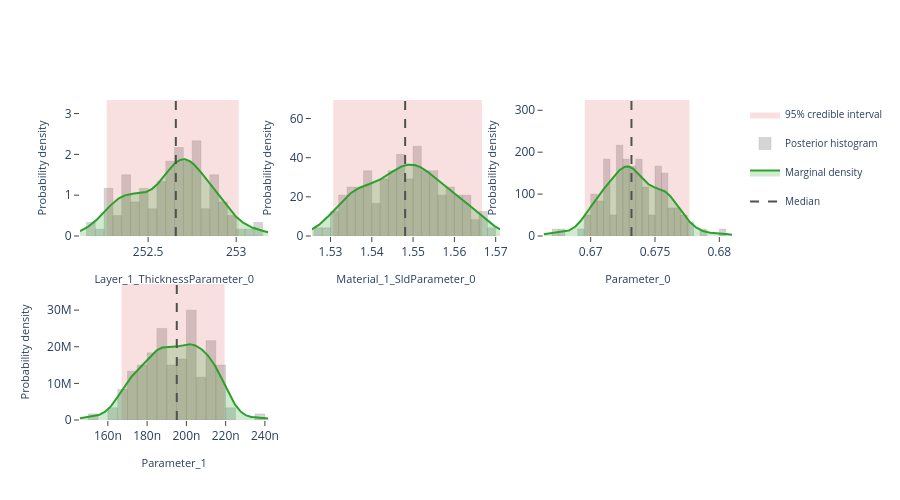

The cell this chart's notebook holds for it:
### Markdown cell above
## Interactive posterior plots

The next three cells render the same Plotly figures that are shown on the
Bayesian Posterior tab of the EasyReflectometryApp:

* **Marginals** — per-parameter distribution: histogram + smooth KDE marginal,
  shaded 95% credible interval, and median / best-sample lines
  (`plot_distribution` or `posterior.distribution()`)
* **Corner plot** — pairwise marginals + 2-D contours + scatter (`plot_corner`)
* **Traces** — per-chain trace + marginal histogram (`plot_trace`)

The standalone helpers are called with ``return_figure=True`` so they return a
Plotly ``Figure`` that we render in the notebook with ``fig.show()``; the
``PosteriorResults`` methods return the figure directly.

### Code cell
# ---- Marginal posterior distributions ---------------------------------------
# One panel per free parameter, each overlaying the posterior histogram, a
# smooth Gaussian-KDE marginal, the shaded 95% credible interval, and the
# median / best-sample reference lines.  Mirrors the "Marginals" sub-tab in
# the EasyReflectometryApp.

# The PosteriorResults method passes ``logp`` through automatically so the
# best posterior sample (MAP) line is drawn:
fig = posterior.distribution()
fig.show()

# Standalone equivalent (pass ``logp`` to get the best-sample line):
# fig = plot_distribution(
#     posterior.draws,
#     posterior.param_names,
#     logp=posterior.logp,
#     return_figure=True,
# )
# fig.show()

### Figure 1 — Plotly figure (JSON) as saved in the notebook; plotly's stock layout.template omitted (floating-point values rounded to 4 significant figures; data arrays with more than 128 entries replaced by an {"elided": "..."} marker saying what was removed)
{"data": [{"fill": "toself", "fillcolor": "rgba(214, 39, 40, 0.14)", "hoverinfo": "skip", "legendgroup": "95% credible interval", "line": {"color": "rgba(214, 39, 40, 0.14)", "width": 0}, "mode": "lines", "name": "95% credible interval", "showlegend": true, "type": "scatter", "x": [252.3, 253.0, 253.0, 252.3, 252.3], "xaxis": "x", "y": [0.0, 0.0, 3.332, 3.332, 0.0], "yaxis": "y"}, {"histnorm": "probability density", "hovertemplate": "sample=%{x:.4f}<br>density: %{y:.2f}<extra></extra>", "legendgroup": "histogram", "marker": {"color": "rgba(120, 120, 120, 0.38)", "line": {"color": "rgba(120, 120, 120, 0.24)", "width": 1}}, "name": "Posterior histogram", "nbinsx": 40, "opacity": 0.82, "showlegend": true, "type": "histogram", "x": [252.8, 252.4, 252.7, 252.3, 252.7, 252.7, 252.7, 252.3, 252.7, 252.9, 252.6, 252.9, 252.4, 252.8, 252.4, 252.8, 252.9, 252.8, 252.7, 252.5, 252.8, 252.6, 253.0, 252.6, 252.7, 252.8, 252.9, 252.9, 252.9, 252.2, 252.3, 252.6, 252.6, 252.4, 252.6, 252.4, 252.7, 252.8, 253.1, 252.7, 252.7, 252.3, 252.8, 252.4, 252.7, 252.6, 252.7, 252.6, 252.8, 252.3, 252.6, 252.8, 252.6, 252.8, 252.6, 252.5, 252.9, 252.8, 252.2, 252.7, 252.7, 252.3, 253.1, 252.7, 253.0, 252.9, 252.5, 253.0, 252.4, 252.4, 252.4, 252.5, 252.6, 252.3, 252.4, 252.9, 252.5, 252.6, 252.9, 252.3, 252.7, 252.4, 252.8, 253.1, 252.8, 252.7, 252.5, 252.9, 252.7, 252.3, 252.7, 252.6, 252.7, 252.6, 252.7, 252.2, 252.4, 252.6, 252.5, 252.8, 252.6, 252.9, 252.9, 252.7, 252.8, 253.0, 252.5, 252.8, 252.5, 252.3, 252.4, 252.7, 252.8, 252.6, 252.4, 252.5, 252.5, 252.7, 252.6, 252.9], "xaxis": "x", "yaxis": "y"}, {"fill": "tozeroy", "fillcolor": "rgba(44, 160, 44, 0.22)", "hovertemplate": "Layer_1_ThicknessParameter_0: %{x:.4f}<br>density: %{y:.4f}<extra></extra>", "legendgroup": "marginal", "line": {"color": "rgb(44, 160, 44)", "width": 2}, "mode": "lines", "name": "Marginal density", "showlegend": true, "type": "scatter", "x": {"elided": "256 float values"}, "xaxis": "x", "y": {"elided": "256 float values"}, "yaxis": "y"}, {"hovertemplate": "Median: %{x:.4f}<extra></extra>", "legendgroup": "Median", "line": {"color": "rgb(80, 80, 80)", "dash": "dash", "width": 2}, "mode": "lines", "name": "Median", "showlegend": true, "type": "scatter", "x": [252.7, 252.7], "xaxis": "x", "y": [0.0, 3.332], "yaxis": "y"}, {"fill": "toself", "fillcolor": "rgba(214, 39, 40, 0.14)", "hoverinfo": "skip", "legendgroup": "95% credible interval", "line": {"color": "rgba(214, 39, 40, 0.14)", "width": 0}, "mode": "lines", "name": "95% credible interval", "showlegend": false, "type": "scatter", "x": [1.531, 1.567, 1.567, 1.531, 1.531], "xaxis": "x2", "y": [0.0, 0.0, 69.47, 69.47, 0.0], "yaxis": "y2"}, {"histnorm": "probability density", "hovertemplate": "sample=%{x:.4f}<br>density: %{y:.2f}<extra></extra>", "legendgroup": "histogram", "marker": {"color": "rgba(120, 120, 120, 0.38)", "line": {"color": "rgba(120, 120, 120, 0.24)", "width": 1}}, "name": "Posterior histogram", "nbinsx": 40, "opacity": 0.82, "showlegend": false, "type": "histogram", "x": [1.564, 1.534, 1.537, 1.528, 1.562, 1.565, 1.537, 1.556, 1.559, 1.542, 1.56, 1.551, 1.558, 1.55, 1.532, 1.552, 1.544, 1.539, 1.56, 1.556, 1.54, 1.534, 1.534, 1.55, 1.537, 1.535, 1.548, 1.542, 1.55, 1.532, 1.54, 1.539, 1.546, 1.531, 1.554, 1.54, 1.545, 1.534, 1.564, 1.554, 1.552, 1.534, 1.548, 1.539, 1.545, 1.569, 1.563, 1.555, 1.548, 1.561, 1.552, 1.539, 1.539, 1.55, 1.528, 1.567, 1.558, 1.551, 1.547, 1.561, 1.548, 1.537, 1.555, 1.56, 1.543, 1.543, 1.544, 1.553, 1.546, 1.544, 1.545, 1.558, 1.546, 1.536, 1.546, 1.557, 1.552, 1.555, 1.566, 1.546, 1.552, 1.543, 1.549, 1.56, 1.555, 1.554, 1.548, 1.559, 1.563, 1.567, 1.545, 1.533, 1.548, 1.538, 1.534, 1.551, 1.567, 1.56, 1.548, 1.538, 1.552, 1.554, 1.542, 1.54, 1.534, 1.53, 1.543, 1.553, 1.559, 1.55, 1.554, 1.548, 1.541, 1.546, 1.546, 1.536, 1.552, 1.549, 1.552, 1.551], "xaxis": "x2", "yaxis": "y2"}, {"fill": "tozeroy", "fillcolor": "rgba(44, 160, 44, 0.22)", "hovertemplate": "Material_1_SldParameter_0: %{x:.4f}<br>density: %{y:.4f}<extra></extra>", "legendgroup": "marginal", "line": {"color": "rgb(44, 160, 44)", "width": 2}, "mode": "lines", "name": "Marginal density", "showlegend": false, "type": "scatter", "x": {"elided": "256 float values"}, "xaxis": "x2", "y": {"elided": "256 float values"}, "yaxis": "y2"}, {"hovertemplate": "Median: %{x:.4f}<extra></extra>", "legendgroup": "Median", "line": {"color": "rgb(80, 80, 80)", "dash": "dash", "width": 2}, "mode": "lines", "name": "Median", "showlegend": false, "type": "scatter", "x": [1.548, 1.548], "xaxis": "x2", "y": [0.0, 69.47], "yaxis": "y2"}, {"fill": "toself", "fillcolor": "rgba(214, 39, 40, 0.14)", "hoverinfo": "skip", "legendgroup": "95% credible interval", "line": {"color": "rgba(214, 39, 40, 0.14)", "width": 0}, "mode": "lines", "name": "95% credible interval", "showlegend": false, "type": "scatter", "x": [0.6695, 0.6777, 0.6777, 0.6695, 0.6695], "xaxis": "x3", "y": [0.0, 0.0, 324.5, 324.5, 0.0], "yaxis": "y3"}, {"histnorm": "probability density", "hovertemplate": "sample=%{x:.4f}<br>density: %{y:.2f}<extra></extra>", "legendgroup": "histogram", "marker": {"color": "rgba(120, 120, 120, 0.38)", "line": {"color": "rgba(120, 120, 120, 0.24)", "width": 1}}, "name": "Posterior histogram", "nbinsx": 40, "opacity": 0.82, "showlegend": false, "type": "histogram", "x": [0.6752, 0.6746, 0.6702, 0.6692, 0.677, 0.6766, 0.6713, 0.6736, 0.6759, 0.6739, 0.6772, 0.6756, 0.6759, 0.6736, 0.6726, 0.6747, 0.6721, 0.6704, 0.6731, 0.672, 0.6705, 0.6745, 0.6723, 0.6725, 0.6722, 0.6731, 0.6742, 0.6727, 0.6733, 0.6697, 0.6711, 0.6726, 0.6714, 0.6722, 0.6757, 0.667, 0.6717, 0.6737, 0.6759, 0.6728, 0.6753, 0.6727, 0.6702, 0.6718, 0.6742, 0.679, 0.676, 0.6725, 0.6737, 0.6737, 0.6724, 0.6711, 0.6753, 0.6736, 0.6722, 0.6803, 0.673, 0.6736, 0.6713, 0.6756, 0.6707, 0.6734, 0.6761, 0.673, 0.6715, 0.6732, 0.6753, 0.673, 0.6701, 0.6726, 0.6721, 0.6777, 0.6714, 0.6704, 0.6723, 0.671, 0.6714, 0.6762, 0.6762, 0.6741, 0.6753, 0.6707, 0.6766, 0.6726, 0.674, 0.6755, 0.6739, 0.6723, 0.6745, 0.6755, 0.6695, 0.6733, 0.6764, 0.6727, 0.6713, 0.6756, 0.6768, 0.6766, 0.6736, 0.6723, 0.6742, 0.6752, 0.6705, 0.6678, 0.67, 0.6698, 0.6753, 0.6751, 0.6731, 0.676, 0.6738, 0.6777, 0.6728, 0.6707, 0.6723, 0.6711, 0.6714, 0.6732, 0.6741, 0.677], "xaxis": "x3", "yaxis": "y3"}, {"fill": "tozeroy", "fillcolor": "rgba(44, 160, 44, 0.22)", "hovertemplate": "Parameter_0: %{x:.4f}<br>density: %{y:.4f}<extra></extra>", "legendgroup": "marginal", "line": {"color": "rgb(44, 160, 44)", "width": 2}, "mode": "lines", "name": "Marginal density", "showlegend": false, "type": "scatter", "x": {"elided": "256 float values"}, "xaxis": "x3", "y": {"elided": "256 float values"}, "yaxis": "y3"}, {"hovertemplate": "Median: %{x:.4f}<extra></extra>", "legendgroup": "Median", "line": {"color": "rgb(80, 80, 80)", "dash": "dash", "width": 2}, "mode": "lines", "name": "Median", "showlegend": false, "type": "scatter", "x": [0.6732, 0.6732], "xaxis": "x3", "y": [0.0, 324.5], "yaxis": "y3"}, {"fill": "toself", "fillcolor": "rgba(214, 39, 40, 0.14)", "hoverinfo": "skip", "legendgroup": "95% credible interval", "line": {"color": "rgba(214, 39, 40, 0.14)", "width": 0}, "mode": "lines", "name": "95% credible interval", "showlegend": false, "type": "scatter", "x": [1.67e-07, 2.195e-07, 2.195e-07, 1.67e-07, 1.67e-07], "xaxis": "x4", "y": [0.0, 0.0, 37140000.0, 37140000.0, 0.0], "yaxis": "y4"}, {"histnorm": "probability density", "hovertemplate": "sample=%{x:.4f}<br>density: %{y:.2f}<extra></extra>", "legendgroup": "histogram", "marker": {"color": "rgba(120, 120, 120, 0.38)", "line": {"color": "rgba(120, 120, 120, 0.24)", "width": 1}}, "name": "Posterior histogram", "nbinsx": 40, "opacity": 0.82, "showlegend": false, "type": "histogram", "x": [2.072e-07, 2.017e-07, 2.133e-07, 2.096e-07, 1.722e-07, 2.129e-07, 1.876e-07, 1.893e-07, 2.048e-07, 1.726e-07, 1.925e-07, 1.83e-07, 2.165e-07, 2.032e-07, 1.888e-07, 1.682e-07, 1.502e-07, 2.045e-07, 1.803e-07, 1.888e-07, 1.842e-07, 2.167e-07, 2.014e-07, 1.797e-07, 1.706e-07, 2.128e-07, 1.895e-07, 2.074e-07, 1.865e-07, 2.021e-07, 2.042e-07, 1.954e-07, 1.968e-07, 2.004e-07, 1.897e-07, 2.14e-07, 1.905e-07, 2.001e-07, 2.004e-07, 1.75e-07, 2.101e-07, 1.957e-07, 2.18e-07, 2.153e-07, 2.143e-07, 2.001e-07, 2.189e-07, 1.987e-07, 1.777e-07, 2.108e-07, 1.86e-07, 1.751e-07, 2.222e-07, 2.032e-07, 1.786e-07, 1.696e-07, 1.86e-07, 1.946e-07, 1.917e-07, 1.892e-07, 2.04e-07, 1.776e-07, 1.946e-07, 2.175e-07, 1.856e-07, 1.97e-07, 1.948e-07, 1.993e-07, 2.11e-07, 1.911e-07, 2.141e-07, 1.997e-07, 1.968e-07, 1.957e-07, 1.85e-07, 2.036e-07, 1.837e-07, 2.008e-07, 1.825e-07, 1.6e-07, 2.101e-07, 2.059e-07, 1.698e-07, 1.711e-07, 2.211e-07, 1.973e-07, 1.941e-07, 2.042e-07, 1.819e-07, 2.374e-07, 2.039e-07, 1.853e-07, 1.845e-07, 2.104e-07, 1.774e-07, 1.794e-07, 2.105e-07, 1.695e-07, 1.869e-07, 1.721e-07, 1.86e-07, 1.838e-07, 2.122e-07, 2.082e-07, 1.759e-07, 1.881e-07, 1.742e-07, 2.063e-07, 2.195e-07, 1.647e-07, 2.055e-07, 1.67e-07, 1.921e-07, 2.025e-07, 1.85e-07, 2.15e-07, 1.837e-07, 1.724e-07, 2.152e-07, 1.7e-07], "xaxis": "x4", "yaxis": "y4"}, {"fill": "tozeroy", "fillcolor": "rgba(44, 160, 44, 0.22)", "hovertemplate": "Parameter_1: %{x:.4f}<br>density: %{y:.4f}<extra></extra>", "legendgroup": "marginal", "line": {"color": "rgb(44, 160, 44)", "width": 2}, "mode": "lines", "name": "Marginal density", "showlegend": false, "type": "scatter", "x": {"elided": "256 float values"}, "xaxis": "x4", "y": {"elided": "256 float values"}, "yaxis": "y4"}, {"hovertemplate": "Median: %{x:.4f}<extra></extra>", "legendgroup": "Median", "line": {"color": "rgb(80, 80, 80)", "dash": "dash", "width": 2}, "mode": "lines", "name": "Median", "showlegend": false, "type": "scatter", "x": [1.951e-07, 1.951e-07], "xaxis": "x4", "y": [0.0, 37140000.0], "yaxis": "y4"}], "layout": {"barmode": "overlay", "height": 500, "legend": {"font": {"size": 10}}, "plot_bgcolor": "white", "showlegend": true, "xaxis": {"anchor": "y", "domain": [0.0, 0.2889], "range": [252.1, 253.2], "showgrid": false, "ticks": "outside", "title": {"font": {"size": 11}, "text": "Layer_1_ThicknessParameter_0"}, "zeroline": false}, "xaxis2": {"anchor": "y2", "domain": [0.3556, 0.6444], "range": [1.525, 1.571], "showgrid": false, "ticks": "outside", "title": {"font": {"size": 11}, "text": "Material_1_SldParameter_0"}, "zeroline": false}, "xaxis3": {"anchor": "y3", "domain": [0.7111, 1.0], "range": [0.6663, 0.681], "showgrid": false, "ticks": "outside", "title": {"font": {"size": 11}, "text": "Parameter_0"}, "zeroline": false}, "xaxis4": {"anchor": "y4", "domain": [0.0, 0.2889], "range": [1.458e-07, 2.418e-07], "showgrid": false, "ticks": "outside", "title": {"font": {"size": 11}, "text": "Parameter_1"}, "zeroline": false}, "xaxis5": {"anchor": "y5", "domain": [0.3556, 0.6444], "showgrid": false, "ticks": "outside", "zeroline": false}, "xaxis6": {"anchor": "y6", "domain": [0.7111, 1.0], "showgrid": false, "ticks": "outside", "zeroline": false}, "yaxis": {"anchor": "x", "domain": [0.575, 1.0], "range": [0.0, 3.332], "showgrid": false, "ticks": "outside", "title": {"font": {"size": 11}, "text": "Probability density"}, "zeroline": false}, "yaxis2": {"anchor": "x2", "domain": [0.575, 1.0], "range": [0.0, 69.47], "showgrid": false, "ticks": "outside", "title": {"font": {"size": 11}, "text": "Probability density"}, "zeroline": false}, "yaxis3": {"anchor": "x3", "domain": [0.575, 1.0], "range": [0.0, 324.5], "showgrid": false, "ticks": "outside", "title": {"font": {"size": 11}, "text": "Probability density"}, "zeroline": false}, "yaxis4": {"anchor": "x4", "domain": [0.0, 0.425], "range": [0.0, 37140000.0], "showgrid": false, "ticks": "outside", "title": {"font": {"size": 11}, "text": "Probability density"}, "zeroline": false}, "yaxis5": {"anchor": "x5", "domain": [0.0, 0.425], "showgrid": false, "ticks": "outside", "zeroline": false}, "yaxis6": {"anchor": "x6", "domain": [0.0, 0.425], "showgrid": false, "ticks": "outside", "zeroline": false}}}
